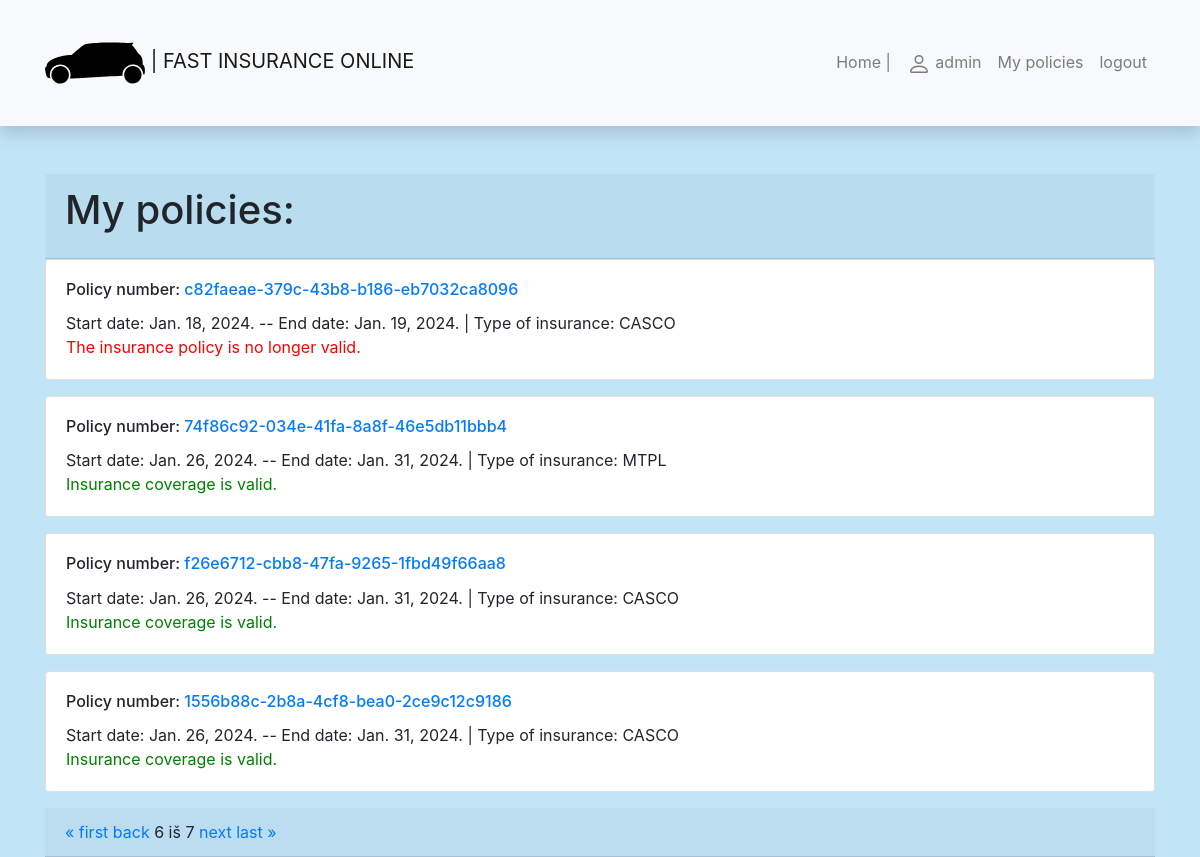
Page /insurance/my-policies/?page=6 (signed in) on the committed database.
### insurance/models.py (models this page shows, shortened)
class Policy(models.Model):
    policyholder = models.ForeignKey('Policyholder', related_name='policies', on_delete=models.SET_NULL, null=True,
                                     blank=True)
    policy_number = models.UUIDField(primary_key=True, default=uuid.uuid4, help_text="Unique policy number.")
    start_date = models.DateField()
    end_date = models.DateField()
    policy_duration = models.IntegerField(default=365)
    policy_type = models.CharField(max_length=255)
    insurance_premium = models.FloatField()

### insurance/views.py (the view)
# urls.py: path("my-policies/", views.PoliciesByUserListView.as_view(), name="my-policies"),
class PoliciesByUserListView(LoginRequiredMixin, generic.ListView):  # Subclass of the parent class ListView.
    model = Policy
    template_name = "user_policies.html"
    context_object_name = "policies_list"
    paginate_by = 4
    def get_queryset(self):
        user = self.request.user
        policyholder = Policyholder.objects.get(user=user)
        return Policy.objects.filter(policyholder=policyholder)  # We can add .order_by().
    def get_context_data(self, **kwargs):
        context = super().get_context_data(**kwargs)
        context["today"] = date.today()
        return context

### insurance/templates/user_policies.html
{% extends "base.html" %}
{% block content %}
<div class="card-header">
    <h1 class="card-title">My policies:</h1>
</div>
{% if policies_list %}
{% for policy in policies_list %}
    <div class="card mb-3">
        <div class="card-body">
            <h6 class="card-title">Policy number: <a href="{% url 'policy-one' policy.policy_number %}">
                {{ policy.policy_number }}</a>
            </h6>
            <p class="card-text">Start date: {{policy.start_date}}. -- End date: {{policy.end_date}}.
            | Type of insurance: {{ policy.policy_type }}
            <br>
            {% if policy.end_date == policy.start_date %}
                <span style="color:red;">The insurance policy is not valid.</span>
            {% elif policy.end_date <= today %}
                <span style="color:red;">The insurance policy is no longer valid.</span>
            {% elif policy.start_date > today %}
                <span style="color:orange;">Insurance coverage has not yet started.</span>
            {% else %}
                <span style="color:green;">Insurance coverage is valid.</span>
            {% endif %}
            </p>
        </div>
    </div>
{% endfor %}
{% else %}
<p>You do not have insurance policies in our company.</p>
{% endif %}
<div class="card-header">
<div>
    <span>
        {% if page_obj.has_previous%}
            <a href="?page=1">&laquo; first</a>
            <a href="?page={{ page_obj.previous_page_number }}">back</a>
        {% endif %}
        <span class="current">
            {{ page_obj.number }} iš {{ page_obj.paginator.num_pages }}
        </span>
        {% if page_obj.has_next%}
            <a href="?page={{ page_obj.next_page_number }}">next</a>
            <a href="?page={{ page_obj.paginator.num_pages }}">last &raquo;</a>
        {% endif %}
    </span>
</div>
</div>
{% endblock %}

### insurance/templates/base.html (shortened to what this page needs)
<!DOCTYPE html>
<html lang="en">
<head>
    <link
            rel="stylesheet"
            href="https://stackpath.bootstrapcdn.com/bootstrap/4.1.3/css/bootstrap.min.css"
    />
    <link
            rel="stylesheet"
            href="https://cdnjs.cloudflare.com/ajax/libs/font-awesome/4.7.0/css/font-awesome.min.css"
    />
    {% load static %}
    <link rel="stylesheet" href="{% static 'css/styles.css' %}"/>
</head>
<body>
<nav
        class="navbar navbar-expand-lg navbar-light bg-light static-top mb-5 shadow"
>
    <div class="container">
        <a class="navbar-brand" href="{% url 'index' %}">
            | FAST INSURANCE ONLINE</a>
        <div class="collapse navbar-collapse" id="navbarResponsive">
            <ul class="navbar-nav ml-auto">
                <li class="nav-item">
                    <a class="nav-link" href="{% url 'index' %}">Home |</a>
                </li>
                {% if user.is_authenticated %}
                <li class="nav-item"><a class="nav-link" href="{% url 'profile-url' %}">
                    {{ user }}</a></li>
                <li class="nav-item"><a class="nav-link" href="{% url 'my-policies' %}">My policies</a></li>
                <li class="nav-item"><a class="nav-link" href="{% url 'logout' %}?next=/insurance">logout</a>
                {% endif %}
            </ul>
        </div>
    </div>
</nav>
<div class="container">{% block content %}{% endblock %}</div>
</body>
</html>

### insurance/static/css/styles.css (style rules this page uses)
body { background-color: #c1e4f7; }

### rows in the picture
Policy: policy_number "c82faeae-379c-43b8-b186-eb7032ca8096", start_date "Jan. 18, 2024", end_date "Jan. 19, 2024", policy_type "CASCO", shows "The insurance policy is no longer valid."
Policy: policy_number "74f86c92-034e-41fa-8a8f-46e5db11bbb4", start_date "Jan. 26, 2024", end_date "Jan. 31, 2024", policy_type "MTPL", shows "Insurance coverage is valid."
Policy: policy_number "f26e6712-cbb8-47fa-9265-1fbd49f66aa8", start_date "Jan. 26, 2024", end_date "Jan. 31, 2024", policy_type "CASCO", shows "Insurance coverage is valid."
Policy: policy_number "1556b88c-2b8a-4cf8-bea0-2ce9c12c9186", start_date "Jan. 26, 2024", end_date "Jan. 31, 2024", policy_type "CASCO", shows "Insurance coverage is valid."

### other values in the picture
{{ user }} "admin"
{{ page_obj.number }} "6"
{{ page_obj.paginator.num_pages }} "7"
